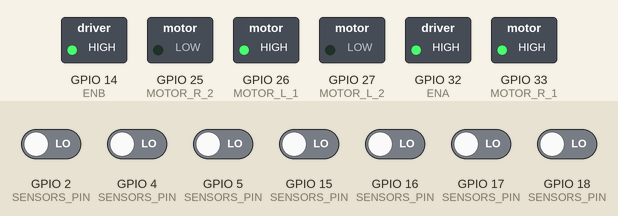
Recording of a sketch running on a simulated ESP32. Shown: switched loads named in the sketch (green lamp = pin HIGH). The test bench sets the inputs (shaded band); at power-on: GPIO 2 (SENSORS_PIN), GPIO 4 (SENSORS_PIN), GPIO 5 (SENSORS_PIN), GPIO 15 (SENSORS_PIN), GPIO 16 (SENSORS_PIN), GPIO 17 (SENSORS_PIN), GPIO 18 (SENSORS_PIN) LOW. What the sketch prints to the serial monitor is not drawn.

Above: at 1.2 s.
1.3 s: GPIO 2 (SENSORS_PIN) driven HIGH
At 2.0 s:
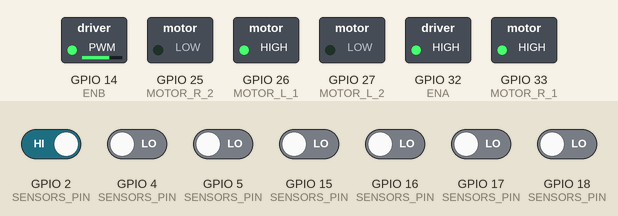
2.8 s: GPIO 4 (SENSORS_PIN) driven HIGH
At 3.1 s:
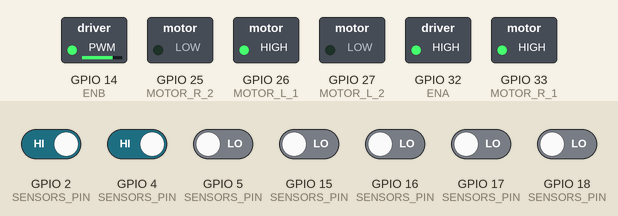
4.3 s: GPIO 4 (SENSORS_PIN) driven LOW
At 5.4 s:
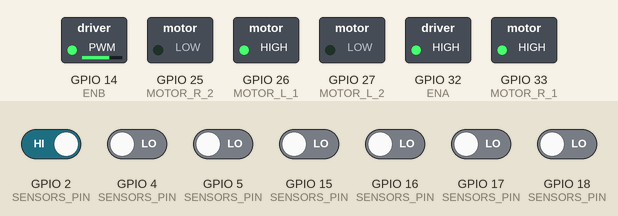
5.8 s: GPIO 2 (SENSORS_PIN) driven LOW
At 6.6 s:
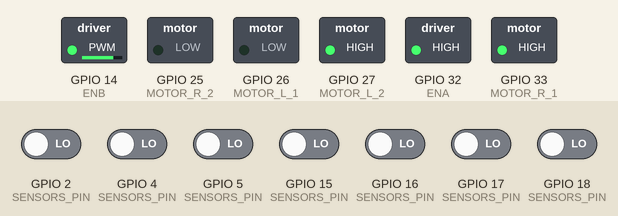
7.3 s: GPIO 5 (SENSORS_PIN) driven HIGH
At 7.7 s:
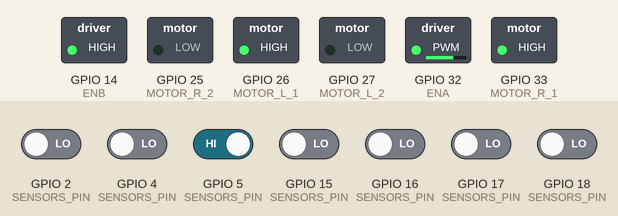
8.8 s: GPIO 17 (SENSORS_PIN) driven HIGH
At 10.1 s:
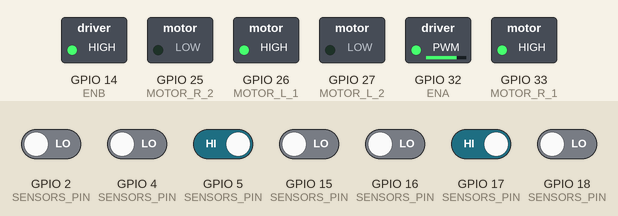
Timing chart, 0 to 11.3 s (numbered marks = the images above; inputs shaded):
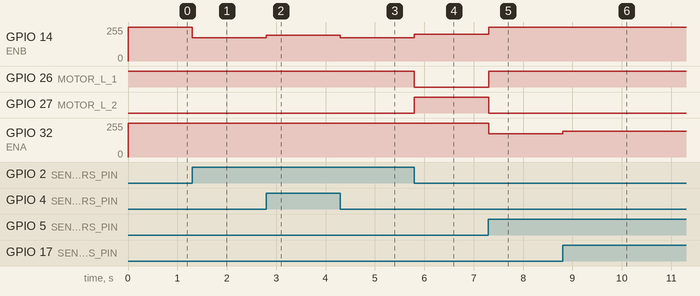

Measured:
- after the input at 1.3 s, GPIO 14 (ENB): 255/255 → 174/255 at once
- after the input at 2.8 s, GPIO 14 (ENB): 174/255 → 194/255 at once
- after the input at 4.3 s, GPIO 14 (ENB): 194/255 → 174/255 at once
- after the input at 5.8 s, GPIO 14 (ENB): 174/255 → 199/255 at once; GPIO 26 (MOTOR_L_1): HIGH → LOW at once; GPIO 27 (MOTOR_L_2): LOW → HIGH at once
- after the input at 7.3 s, GPIO 14 (ENB): 199/255 → 255/255 at once; GPIO 26 (MOTOR_L_1): LOW → HIGH at once; GPIO 27 (MOTOR_L_2): HIGH → LOW at once; GPIO 32 (ENA): 255/255 → 174/255 at once
- after the input at 8.8 s, GPIO 32 (ENA): 174/255 → 194/255 at once

The sketch:

robocar.ino
```cpp
#define ENA 32
#define MOTOR_L_1 26
#define MOTOR_L_2 27
#define MOTOR_R_1 33
#define MOTOR_R_2 25
#define ENB 14

const uint8_t SENSORS_PIN[] = { 18, 5, 17, 16, 4, 2, 15 };

float Kp = 8;
float Ki = 0.0001;
float Kd = 12;
int P;
int I;
int D;
int PIDValue = 0;
float error = 0;
int lastError = 0;
int isRunning = 1;
bool isNoLine = false;

const uint8_t maxspeeda = 255;
const uint8_t maxspeedb = 255;
const uint8_t minspeeda = 137;
const uint8_t minspeedb = 137;

const int freq = 30000;
const int ENAChanel = 0;
const int ENBChanel = 1;
const int resolution = 8;

void setup() {
  // setup motor
  pinMode(ENA, OUTPUT);
  pinMode(ENB, OUTPUT);
  pinMode(MOTOR_L_1, OUTPUT);
  pinMode(MOTOR_L_2, OUTPUT);
  pinMode(MOTOR_R_1, OUTPUT);
  pinMode(MOTOR_R_2, OUTPUT);

  digitalWrite(MOTOR_L_1, HIGH);
  digitalWrite(MOTOR_L_2, LOW);
  digitalWrite(MOTOR_R_1, HIGH);
  digitalWrite(MOTOR_R_2, LOW);

  ledcSetup(ENAChanel, freq, resolution);
  ledcSetup(ENBChanel, freq, resolution);
  ledcAttachPin(ENA, ENAChanel);
  ledcAttachPin(ENB, ENBChanel);

  // setup sensors
  for (auto sensorPin : SENSORS_PIN) {
    pinMode(sensorPin, INPUT);
  }
  Serial.begin(115200);
}

bool stoped = 0;

void loop() {
  while (isRunning) {
    read_sensors();
    caculate_pid();
    motor_control();
  }
  if (stoped == 0){
    digitalWrite(MOTOR_L_1, LOW);
    digitalWrite(MOTOR_L_2, HIGH);
    ledcWrite(ENAChanel, 200);
    digitalWrite(MOTOR_R_1, LOW);
    digitalWrite(MOTOR_R_2, HIGH);
    ledcWrite(ENBChanel, 200);
    delay(100);
    stoped = 1;
  }
  ledcWrite(ENAChanel, 0);
  ledcWrite(ENBChanel, 0);
  digitalWrite(MOTOR_L_1, LOW);
  digitalWrite(MOTOR_L_2, LOW);
  digitalWrite(MOTOR_R_1, LOW);
  digitalWrite(MOTOR_R_2, LOW);
}

void read_sensors() {
  String sensorArray = "";
  int sumSensor = 0;
  for (auto sensorPin : SENSORS_PIN) {
    sensorArray += (char)(digitalRead(sensorPin) + 48);
    sumSensor += digitalRead(sensorPin);
  }
  if (sumSensor > 0){
    isNoLine = false;
  }else{
    isNoLine = true;
  }
  // Serial.println(sensorArray);

 if (sensorArray == "0000001"){
  error = 6;
 }
  else if (sensorArray == "0000011") error = 5;
  else if (sensorArray == "0000010") error = 4;
  else if (sensorArray == "0000110") error = 3;
  else if (sensorArray == "0000100") error = 2;
  else if (sensorArray == "0001100") error = 1;
  else if (sensorArray == "0001000") error = 0;
  else if (sensorArray == "0011000") error = -1;
  else if (sensorArray == "0010000") error = -2;
  else if (sensorArray == "0110000") error = -3;
  else if (sensorArray == "0100000") error = -4;
  else if (sensorArray == "1100000") error = -5;
  else if (sensorArray == "1000000"){
     error = -6;
  }
  else if (sensorArray == "0000000") {
    if (error < 0) error = -7;
    else if (error > 0) error = 7;
  } else if (sensorArray == "1111111" || sensorArray == "1001001" || sensorArray == "1011001"
  || sensorArray == "1001101"|| sensorArray == "1011101"|| sensorArray == "1010001"|| sensorArray == "1000101" ) {
    isRunning = 0;
  }
}

void caculate_pid() {
  P = error;
  if (abs(error) < 7)
  I = I + Ki*error;
  D = error - lastError;
  PIDValue = Kp * P + I + Kd * D;
  Serial.println(PIDValue);

}


void set_motor(int speedA, int speedB) {
  int a = 0, b = 0;
  if (error == -7) {
    digitalWrite(MOTOR_R_1, LOW);
    digitalWrite(MOTOR_R_2, HIGH);
    speedA = 200;
    // b = 50;
  } else {
    digitalWrite(MOTOR_R_1, HIGH);
    digitalWrite(MOTOR_R_2, LOW);
  }

  if (error == 7) {
    digitalWrite(MOTOR_L_1, LOW);
    digitalWrite(MOTOR_L_2, HIGH);
    speedB = 200;
    // a = 50;
  } else {
    digitalWrite(MOTOR_L_1, HIGH);
    digitalWrite(MOTOR_L_2, LOW);
  }
  ledcWrite(ENAChanel, constrain(speedA - a, 0,maxspeeda));
  ledcWrite(ENBChanel, constrain(speedB - b, 0,maxspeedb));
}

void motor_control() {
  if (error < 0)
    set_motor(maxspeeda + PIDValue, maxspeedb);
  else
    set_motor(maxspeeda, maxspeedb - PIDValue);
}
```
